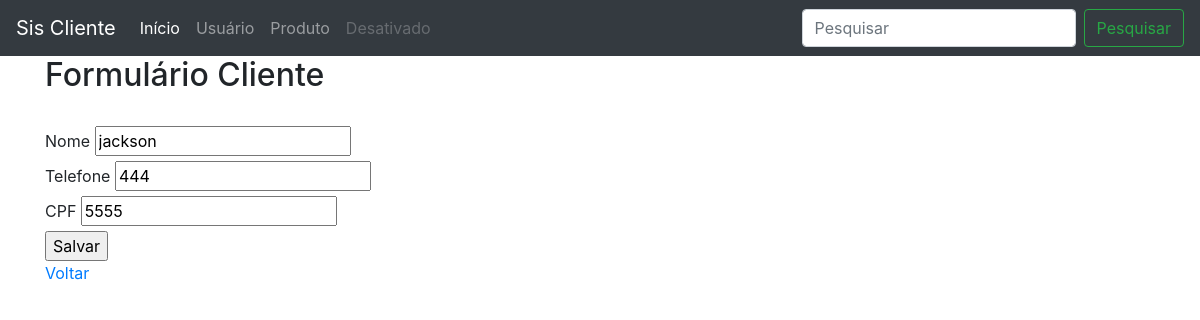
Screenshot of /pagina/usuarioForm.php?id=3 with the database file from the repository.
### tables this page shows
CREATE TABLE IF NOT EXISTS `usuario` (
  `id` int NOT NULL AUTO_INCREMENT,
  `nome` varchar(100) NOT NULL DEFAULT '0',
  `telefone` varchar(20) NOT NULL DEFAULT '0',
  `cpf` varchar(14) NOT NULL DEFAULT '0',
  PRIMARY KEY (`id`)
);

### database/bd.php (called while the page is built, shortened)
<?php
class BD
{
    public function conn()
    {
        $conn = "mysql:host=" . Config::BD_HOST . ";
            dbname=" . Config::BD_NOME . ";port=" . Config::BD_PORT;
        return new PDO(
            $conn,
            Config::BD_USUARIO,
            Config::BD_SENHA,
            [PDO::MYSQL_ATTR_INIT_COMMAND => "SET NAMES " . Config::BD_CHARSET]
        );
    }
    public function buscar($nome_tabela, $id)
    {
        $conn = $this->conn();
        $sql = "SELECT * FROM $nome_tabela WHERE id = ?";
        $st = $conn->prepare($sql);
        $arrayDados = [$id];
        $st->execute($arrayDados);
        return $st->fetchObject();
    }
}

### pagina/usuarioForm.php (the view, shortened to what this page needs)
<?php
include "../database/bd.php";
include "./head.php";
$objBD = new BD();
$objBD->conn();
$tb_nome = "usuario";
if (!empty($_GET['id'])) {
    $result = $objBD->buscar($tb_nome, $_GET['id']);
}
?>
<h2>Formulário Cliente</h2>
<form action="./usuarioForm.php" method="post">
    <input type="hidden" name="id" value="<?php echo !empty($result->id) ? $result->id : "" ?>" /><br>
    <label>Nome</label>
    <input type="text" name="nome" value="<?php echo !empty($result->nome) ? $result->nome : "" ?>" /><br>
    <label>Telefone</label>
    <input type="text" name="telefone" value="<?php echo !empty($result->telefone) ? $result->telefone : "" ?>" /><br>
    <label>CPF</label>
    <input type="text" name="cpf" value="<?php echo !empty($result->cpf) ? $result->cpf : "" ?>" /><br>
    <input type="submit" value="Salvar" />
</form>
<a href="./usuarioList.php">Voltar</a> <br>
<?php
include "./footer.php";
?>

### rows the page displays
usuario: nome "jackson", telefone "444", cpf "5555"
